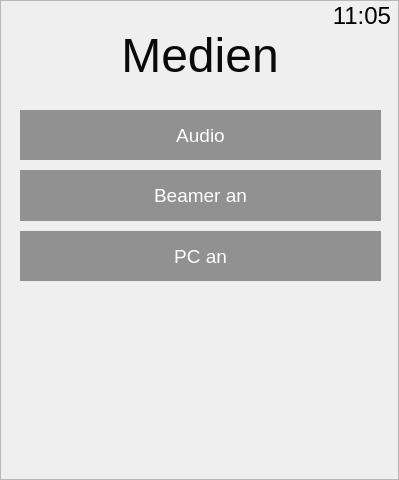
<?xml version="1.0" encoding="UTF-8"?>
<ui version="4.0">
 <class>Medien_auswahl</class>
 <widget class="QDialog" name="Medien_auswahl">
  <property name="geometry">
   <rect>
    <x>0</x>
    <y>0</y>
    <width>399</width>
    <height>480</height>
   </rect>
  </property>
  <property name="windowTitle">
   <string>Dialog</string>
  </property>
  <widget class="QLabel" name="label">
   <property name="geometry">
    <rect>
     <x>0</x>
     <y>30</y>
     <width>400</width>
     <height>50</height>
    </rect>
   </property>
   <property name="font">
    <font>
     <pointsize>36</pointsize>
    </font>
   </property>
   <property name="styleSheet">
    <string notr="true">color:rgb(10,10,10);</string>
   </property>
   <property name="text">
    <string>Medien</string>
   </property>
   <property name="alignment">
    <set>Qt::AlignCenter</set>
   </property>
  </widget>
  <widget class="QWidget" name="verticalLayoutWidget_2">
   <property name="geometry">
    <rect>
     <x>20</x>
     <y>110</y>
     <width>361</width>
     <height>171</height>
    </rect>
   </property>
   <layout class="QVBoxLayout" name="verticalLayout_2">
    <property name="spacing">
     <number>10</number>
    </property>
    <item>
     <widget class="QPushButton" name="pushButton_Audio">
      <property name="sizePolicy">
       <sizepolicy hsizetype="Minimum" vsizetype="Expanding">
        <horstretch>0</horstretch>
        <verstretch>0</verstretch>
       </sizepolicy>
      </property>
      <property name="font">
       <font>
        <pointsize>14</pointsize>
       </font>
      </property>
      <property name="styleSheet">
       <string notr="true">border: 0px solid white;
background-color:rgba(0,0,0,100);
color:white;</string>
      </property>
      <property name="text">
       <string>Audio</string>
      </property>
      <property name="flat">
       <bool>true</bool>
      </property>
     </widget>
    </item>
    <item>
     <widget class="QPushButton" name="pushButton_Beamer">
      <property name="sizePolicy">
       <sizepolicy hsizetype="Minimum" vsizetype="Expanding">
        <horstretch>0</horstretch>
        <verstretch>0</verstretch>
       </sizepolicy>
      </property>
      <property name="font">
       <font>
        <pointsize>14</pointsize>
       </font>
      </property>
      <property name="styleSheet">
       <string notr="true">border: 0px solid white;
background-color:rgba(0,0,0,100);
color:white;</string>
      </property>
      <property name="text">
       <string>Beamer an</string>
      </property>
      <property name="checkable">
       <bool>true</bool>
      </property>
      <property name="flat">
       <bool>true</bool>
      </property>
     </widget>
    </item>
    <item>
     <widget class="QPushButton" name="pushButton_PC">
      <property name="sizePolicy">
       <sizepolicy hsizetype="Minimum" vsizetype="Expanding">
        <horstretch>0</horstretch>
        <verstretch>0</verstretch>
       </sizepolicy>
      </property>
      <property name="font">
       <font>
        <pointsize>14</pointsize>
       </font>
      </property>
      <property name="styleSheet">
       <string notr="true">border: 0px solid white;
background-color:rgba(0,0,0,100);
color:white;</string>
      </property>
      <property name="text">
       <string>PC an</string>
      </property>
      <property name="checkable">
       <bool>true</bool>
      </property>
      <property name="flat">
       <bool>true</bool>
      </property>
     </widget>
    </item>
   </layout>
  </widget>
  <widget class="QLabel" name="label_uhr_2">
   <property name="enabled">
    <bool>false</bool>
   </property>
   <property name="geometry">
    <rect>
     <x>270</x>
     <y>0</y>
     <width>121</width>
     <height>31</height>
    </rect>
   </property>
   <property name="font">
    <font>
     <pointsize>18</pointsize>
    </font>
   </property>
   <property name="styleSheet">
    <string notr="true">color:black;</string>
   </property>
   <property name="text">
    <string>11:05</string>
   </property>
   <property name="textFormat">
    <enum>Qt::PlainText</enum>
   </property>
   <property name="alignment">
    <set>Qt::AlignRight|Qt::AlignTrailing|Qt::AlignVCenter</set>
   </property>
  </widget>
  <widget class="QPushButton" name="pushButton_back">
   <property name="geometry">
    <rect>
     <x>10</x>
     <y>410</y>
     <width>60</width>
     <height>60</height>
    </rect>
   </property>
   <property name="focusPolicy">
    <enum>Qt::NoFocus</enum>
   </property>
   <property name="text">
    <string/>
   </property>
   <property name="icon">
    <iconset resource="bilder.qrc">
     <normaloff>:/bilder/Icons/arrow_left_icon.png</normaloff>:/bilder/Icons/arrow_left_icon.png</iconset>
   </property>
   <property name="iconSize">
    <size>
     <width>50</width>
     <height>50</height>
    </size>
   </property>
   <property name="flat">
    <bool>true</bool>
   </property>
  </widget>
  <widget class="QFrame" name="frame">
   <property name="geometry">
    <rect>
     <x>0</x>
     <y>0</y>
     <width>399</width>
     <height>480</height>
    </rect>
   </property>
   <property name="styleSheet">
    <string notr="true">background-image: url(:/bilder/Icons/back_green_triang.jpg);</string>
   </property>
   <property name="frameShape">
    <enum>QFrame::StyledPanel</enum>
   </property>
   <property name="frameShadow">
    <enum>QFrame::Raised</enum>
   </property>
  </widget>
  <zorder>frame</zorder>
  <zorder>label</zorder>
  <zorder>verticalLayoutWidget_2</zorder>
  <zorder>label_uhr_2</zorder>
  <zorder>pushButton_back</zorder>
 </widget>
 <resources>
  <include location="bilder.qrc"/>
 </resources>
 <connections/>
</ui>
